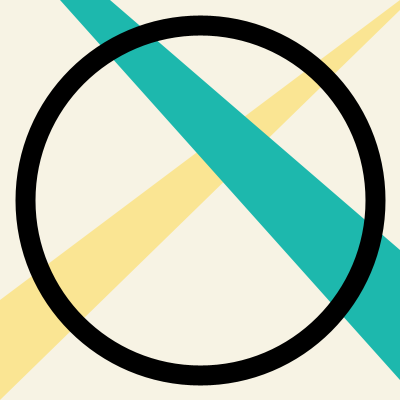
Frame 1 (no input)
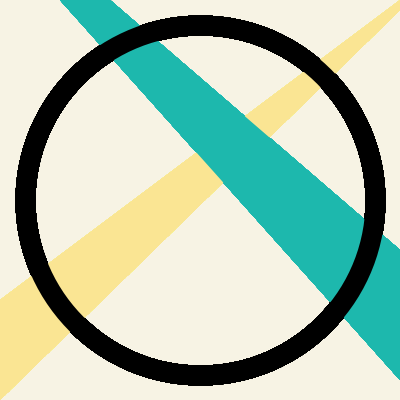
Frame 60 (the mouse pressed at the canvas centre just before this capture)
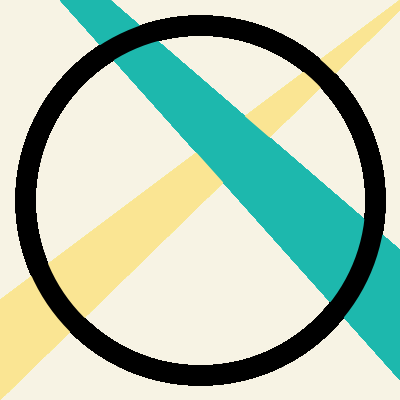
Frame 120 (the mouse held since frame 60 and released just before this capture)

The Processing sketch that drew these frames (run headless with seeded random() and noise(); from frame 60 on, the mouse is pressed at the canvas centre):

// Processing sketch: week3_4
// ── week3_4.pde
void setup(){
  size(400,400);
  background(247, 243, 228);
  ellipseMode(CENTER);
}
void draw(){
  //yellow beam
  pushMatrix();
   fill(250, 229, 147);
   noStroke();
   beginShape();
   vertex(0, 300);
   vertex(0, 400);
   vertex(400, 10);
   vertex(400, 0);
   endShape(CLOSE);
  popMatrix();
  //green beam
  pushMatrix();
   fill(29, 184, 173);
   noStroke();
   beginShape();
   vertex(60, 0);
   vertex(110, 0);
   vertex(400, 250);
   vertex(400, 380);
   endShape(CLOSE);
  popMatrix();
  //black ring
  pushMatrix();
   noFill();
   strokeWeight(20);
   stroke(0);
   ellipse(width/2, height/2, 350, 350);
  popMatrix();
  //inside circles
   
}
